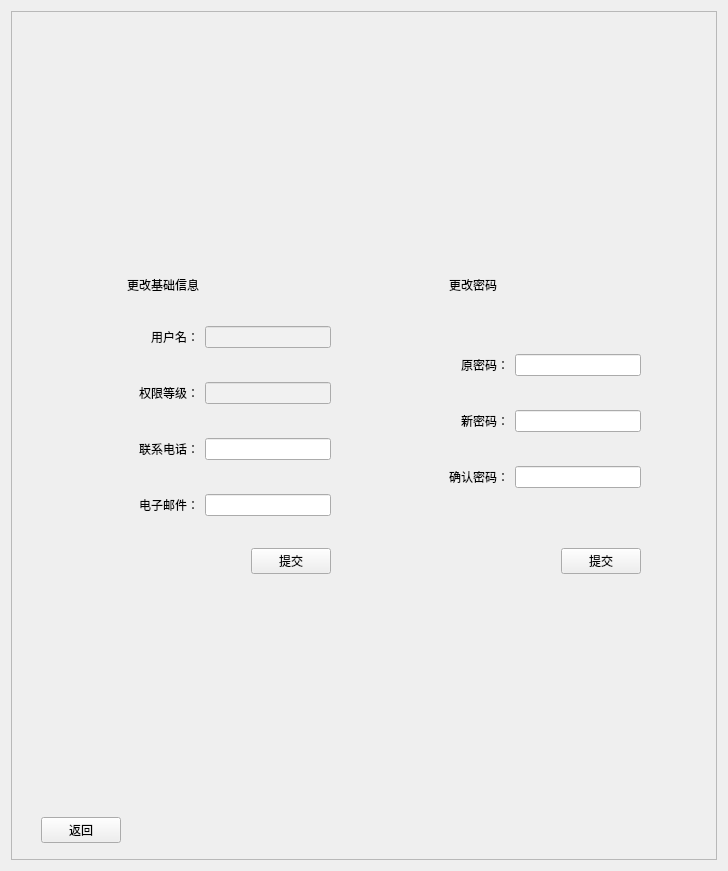
     <widget class="QWidget" name="userPage">
      <layout class="QGridLayout" name="gridLayout_5">
       <item row="0" column="1">
        <widget class="QFrame" name="frame">
         <property name="frameShape">
          <enum>QFrame::StyledPanel</enum>
         </property>
         <property name="frameShadow">
          <enum>QFrame::Raised</enum>
         </property>
         <layout class="QGridLayout" name="gridLayout_6">
          <item row="6" column="3">
           <widget class="QLabel" name="label_13">
            <property name="text">
             <string>权限等级：</string>
            </property>
            <property name="alignment">
             <set>Qt::AlignRight|Qt::AlignTrailing|Qt::AlignVCenter</set>
            </property>
           </widget>
          </item>
          <item row="3" column="6">
           <spacer name="horizontalSpacer_6">
            <property name="orientation">
             <enum>Qt::Horizontal</enum>
            </property>
            <property name="sizeHint" stdset="0">
             <size>
              <width>40</width>
              <height>20</height>
             </size>
            </property>
           </spacer>
          </item>
          <item row="1" column="2" colspan="5">
           <spacer name="horizontalSpacer_11">
            <property name="orientation">
             <enum>Qt::Horizontal</enum>
            </property>
            <property name="sizeHint" stdset="0">
             <size>
              <width>227</width>
              <height>20</height>
             </size>
            </property>
           </spacer>
          </item>
          <item row="2" column="3">
           <widget class="QLabel" name="label_5">
            <property name="text">
             <string>更改基础信息</string>
            </property>
           </widget>
          </item>
          <item row="3" column="5">
           <spacer name="horizontalSpacer_5">
            <property name="orientation">
             <enum>Qt::Horizontal</enum>
            </property>
            <property name="sizeHint" stdset="0">
             <size>
              <width>40</width>
              <height>20</height>
             </size>
            </property>
           </spacer>
          </item>
          <item row="4" column="3">
           <widget class="QLabel" name="label_12">
            <property name="text">
             <string>用户名：</string>
            </property>
            <property name="alignment">
             <set>Qt::AlignRight|Qt::AlignTrailing|Qt::AlignVCenter</set>
            </property>
           </widget>
          </item>
          <item row="1" column="8" colspan="5">
           <spacer name="horizontalSpacer_16">
            <property name="orientation">
             <enum>Qt::Horizontal</enum>
            </property>
            <property name="sizeHint" stdset="0">
             <size>
              <width>40</width>
              <height>20</height>
             </size>
            </property>
           </spacer>
          </item>
          <item row="3" column="10">
           <spacer name="horizontalSpacer_15">
            <property name="orientation">
             <enum>Qt::Horizontal</enum>
            </property>
            <property name="sizeHint" stdset="0">
             <size>
              <width>40</width>
              <height>20</height>
             </size>
            </property>
           </spacer>
          </item>
          <item row="0" column="13">
           <spacer name="verticalSpacer_11">
            <property name="orientation">
             <enum>Qt::Vertical</enum>
            </property>
            <property name="sizeHint" stdset="0">
             <size>
              <width>20</width>
              <height>40</height>
             </size>
            </property>
           </spacer>
          </item>
          <item row="10" column="3">
           <widget class="QLabel" name="label_11">
            <property name="text">
             <string>电子邮件：</string>
            </property>
            <property name="alignment">
             <set>Qt::AlignRight|Qt::AlignTrailing|Qt::AlignVCenter</set>
            </property>
           </widget>
          </item>
          <item row="12" column="5">
           <widget class="QPushButton" name="messsubmitButton">
            <property name="text">
             <string>提交</string>
            </property>
           </widget>
          </item>
          <item row="3" column="11">
           <spacer name="horizontalSpacer_17">
            <property name="orientation">
             <enum>Qt::Horizontal</enum>
            </property>
            <property name="sizeHint" stdset="0">
             <size>
              <width>40</width>
              <height>20</height>
             </size>
            </property>
           </spacer>
          </item>
          <item row="1" column="7" rowspan="12">
           <spacer name="verticalSpacer_5">
            <property name="orientation">
             <enum>Qt::Vertical</enum>
            </property>
            <property name="sizeHint" stdset="0">
             <size>
              <width>20</width>
              <height>312</height>
             </size>
            </property>
           </spacer>
          </item>
          <item row="2" column="9">
           <widget class="QLabel" name="label_6">
            <property name="text">
             <string>更改密码</string>
            </property>
           </widget>
          </item>
          <item row="3" column="4">
           <spacer name="horizontalSpacer_14">
            <property name="orientation">
             <enum>Qt::Horizontal</enum>
            </property>
            <property name="sizeHint" stdset="0">
             <size>
              <width>40</width>
              <height>20</height>
             </size>
            </property>
           </spacer>
          </item>
          <item row="0" column="0">
           <spacer name="verticalSpacer_6">
            <property name="orientation">
             <enum>Qt::Vertical</enum>
            </property>
            <property name="sizeHint" stdset="0">
             <size>
              <width>20</width>
              <height>229</height>
             </size>
            </property>
           </spacer>
          </item>
          <item row="7" column="9">
           <widget class="QLabel" name="label_7">
            <property name="text">
             <string>新密码：</string>
            </property>
            <property name="alignment">
             <set>Qt::AlignRight|Qt::AlignTrailing|Qt::AlignVCenter</set>
            </property>
           </widget>
          </item>
          <item row="15" column="0">
           <spacer name="verticalSpacer_7">
            <property name="orientation">
             <enum>Qt::Vertical</enum>
            </property>
            <property name="sizeHint" stdset="0">
             <size>
              <width>20</width>
              <height>230</height>
             </size>
            </property>
           </spacer>
          </item>
          <item row="10" column="4" colspan="2">
           <widget class="QLineEdit" name="newemailLine"/>
          </item>
          <item row="1" column="13" rowspan="12">
           <spacer name="verticalSpacer_10">
            <property name="orientation">
             <enum>Qt::Vertical</enum>
            </property>
            <property name="sizeHint" stdset="0">
             <size>
              <width>20</width>
              <height>40</height>
             </size>
            </property>
           </spacer>
          </item>
          <item row="4" column="4" colspan="2">
           <widget class="QLineEdit" name="unusernameLine">
            <property name="palette">
             <palette>
              <active>
               <colorrole role="Base">
                <brush brushstyle="SolidPattern">
                 <color alpha="255">
                  <red>241</red>
                  <green>241</green>
                  <blue>241</blue>
                 </color>
                </brush>
               </colorrole>
              </active>
              <inactive>
               <colorrole role="Base">
                <brush brushstyle="SolidPattern">
                 <color alpha="255">
                  <red>241</red>
                  <green>241</green>
                  <blue>241</blue>
                 </color>
                </brush>
               </colorrole>
              </inactive>
              <disabled>
               <colorrole role="Base">
                <brush brushstyle="SolidPattern">
                 <color alpha="255">
                  <red>240</red>
                  <green>240</green>
                  <blue>240</blue>
                 </color>
                </brush>
               </colorrole>
              </disabled>
             </palette>
            </property>
            <property name="focusPolicy">
             <enum>Qt::NoFocus</enum>
            </property>
            <property name="readOnly">
             <bool>true</bool>
            </property>
           </widget>
          </item>
          <item row="3" column="2">
           <spacer name="horizontalSpacer_19">
            <property name="orientation">
             <enum>Qt::Horizontal</enum>
            </property>
            <property name="sizeHint" stdset="0">
             <size>
              <width>40</width>
              <height>20</height>
             </size>
            </property>
           </spacer>
          </item>
          <item row="9" column="10" colspan="2">
           <widget class="QLineEdit" name="newpass2Line">
            <property name="echoMode">
             <enum>QLineEdit::Password</enum>
            </property>
           </widget>
          </item>
          <item row="1" column="0" rowspan="12">
           <spacer name="verticalSpacer_4">
            <property name="orientation">
             <enum>Qt::Vertical</enum>
            </property>
            <property name="sizeHint" stdset="0">
             <size>
              <width>20</width>
              <height>312</height>
             </size>
            </property>
           </spacer>
          </item>
          <item row="15" column="7">
           <spacer name="verticalSpacer_9">
            <property name="orientation">
             <enum>Qt::Vertical</enum>
            </property>
            <property name="sizeHint" stdset="0">
             <size>
              <width>20</width>
              <height>230</height>
             </size>
            </property>
           </spacer>
          </item>
          <item row="3" column="9">
           <spacer name="horizontalSpacer_12">
            <property name="orientation">
             <enum>Qt::Horizontal</enum>
            </property>
            <property name="sizeHint" stdset="0">
             <size>
              <width>40</width>
              <height>20</height>
             </size>
            </property>
           </spacer>
          </item>
          <item row="3" column="12">
           <spacer name="horizontalSpacer_13">
            <property name="orientation">
             <enum>Qt::Horizontal</enum>
            </property>
            <property name="sizeHint" stdset="0">
             <size>
              <width>40</width>
              <height>20</height>
             </size>
            </property>
           </spacer>
          </item>
          <item row="5" column="9">
           <widget class="QLabel" name="label_8">
            <property name="text">
             <string>原密码：</string>
            </property>
            <property name="alignment">
             <set>Qt::AlignRight|Qt::AlignTrailing|Qt::AlignVCenter</set>
            </property>
           </widget>
          </item>
          <item row="3" column="3">
           <spacer name="horizontalSpacer_18">
            <property name="orientation">
             <enum>Qt::Horizontal</enum>
            </property>
            <property name="sizeHint" stdset="0">
             <size>
              <width>40</width>
              <height>20</height>
             </size>
            </property>
           </spacer>
          </item>
          <item row="5" column="10" colspan="2">
           <widget class="QLineEdit" name="oldpassLine">
            <property name="echoMode">
             <enum>QLineEdit::Password</enum>
            </property>
           </widget>
          </item>
          <item row="8" column="3">
           <widget class="QLabel" name="label_10">
            <property name="text">
             <string>联系电话：</string>
            </property>
            <property name="alignment">
             <set>Qt::AlignRight|Qt::AlignTrailing|Qt::AlignVCenter</set>
            </property>
           </widget>
          </item>
          <item row="6" column="4" colspan="2">
           <widget class="QLineEdit" name="unpremisionLine">
            <property name="palette">
             <palette>
              <active>
               <colorrole role="Base">
                <brush brushstyle="SolidPattern">
                 <color alpha="255">
                  <red>241</red>
                  <green>241</green>
                  <blue>241</blue>
                 </color>
                </brush>
               </colorrole>
              </active>
              <inactive>
               <colorrole role="Base">
                <brush brushstyle="SolidPattern">
                 <color alpha="255">
                  <red>241</red>
                  <green>241</green>
                  <blue>241</blue>
                 </color>
                </brush>
               </colorrole>
              </inactive>
              <disabled>
               <colorrole role="Base">
                <brush brushstyle="SolidPattern">
                 <color alpha="255">
                  <red>240</red>
                  <green>240</green>
                  <blue>240</blue>
                 </color>
                </brush>
               </colorrole>
              </disabled>
             </palette>
            </property>
            <property name="focusPolicy">
             <enum>Qt::NoFocus</enum>
            </property>
            <property name="readOnly">
             <bool>true</bool>
            </property>
           </widget>
          </item>
          <item row="3" column="8">
           <spacer name="horizontalSpacer_20">
            <property name="orientation">
             <enum>Qt::Horizontal</enum>
            </property>
            <property name="sizeHint" stdset="0">
             <size>
              <width>40</width>
              <height>20</height>
             </size>
            </property>
           </spacer>
          </item>
          <item row="9" column="9">
           <widget class="QLabel" name="label_9">
            <property name="text">
             <string>确认密码：</string>
            </property>
            <property name="alignment">
             <set>Qt::AlignRight|Qt::AlignTrailing|Qt::AlignVCenter</set>
            </property>
           </widget>
          </item>
          <item row="11" column="5">
           <spacer name="horizontalSpacer_7">
            <property name="orientation">
             <enum>Qt::Horizontal</enum>
            </property>
            <property name="sizeHint" stdset="0">
             <size>
              <width>40</width>
              <height>20</height>
             </size>
            </property>
           </spacer>
          </item>
          <item row="7" column="10" colspan="2">
           <widget class="QLineEdit" name="newpassLine">
            <property name="echoMode">
             <enum>QLineEdit::Password</enum>
            </property>
           </widget>
          </item>
          <item row="8" column="4" colspan="2">
           <widget class="QLineEdit" name="newphoneLine"/>
          </item>
          <item row="0" column="7">
           <spacer name="verticalSpacer_8">
            <property name="orientation">
             <enum>Qt::Vertical</enum>
            </property>
            <property name="sizeHint" stdset="0">
             <size>
              <width>20</width>
              <height>229</height>
             </size>
            </property>
           </spacer>
          </item>
          <item row="15" column="13">
           <spacer name="verticalSpacer_12">
            <property name="orientation">
             <enum>Qt::Vertical</enum>
            </property>
            <property name="sizeHint" stdset="0">
             <size>
              <width>20</width>
              <height>40</height>
             </size>
            </property>
           </spacer>
          </item>
          <item row="12" column="11">
           <widget class="QPushButton" name="passsubmitButton">
            <property name="text">
             <string>提交</string>
            </property>
           </widget>
          </item>
          <item row="16" column="3">
           <spacer name="verticalSpacer_13">
            <property name="orientation">
             <enum>Qt::Vertical</enum>
            </property>
            <property name="sizeHint" stdset="0">
             <size>
              <width>20</width>
              <height>40</height>
             </size>
            </property>
           </spacer>
          </item>
          <item row="16" column="2">
           <widget class="QPushButton" name="userreturnButton">
            <property name="text">
             <string>返回</string>
            </property>
           </widget>
          </item>
         </layout>
        </widget>
       </item>
      </layout>
     </widget>
